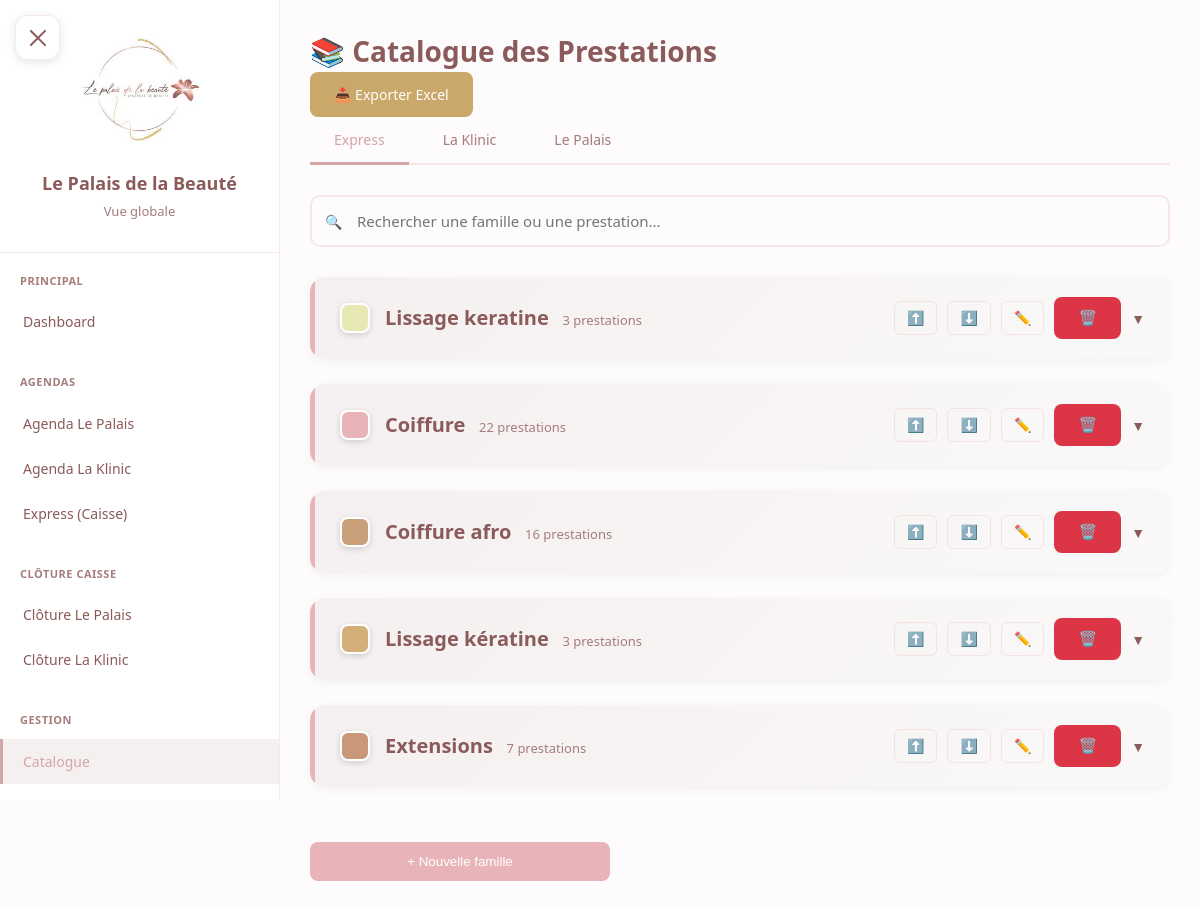
Page /gestion/catalogue/?institut=express (signed in) on the earlier database version.
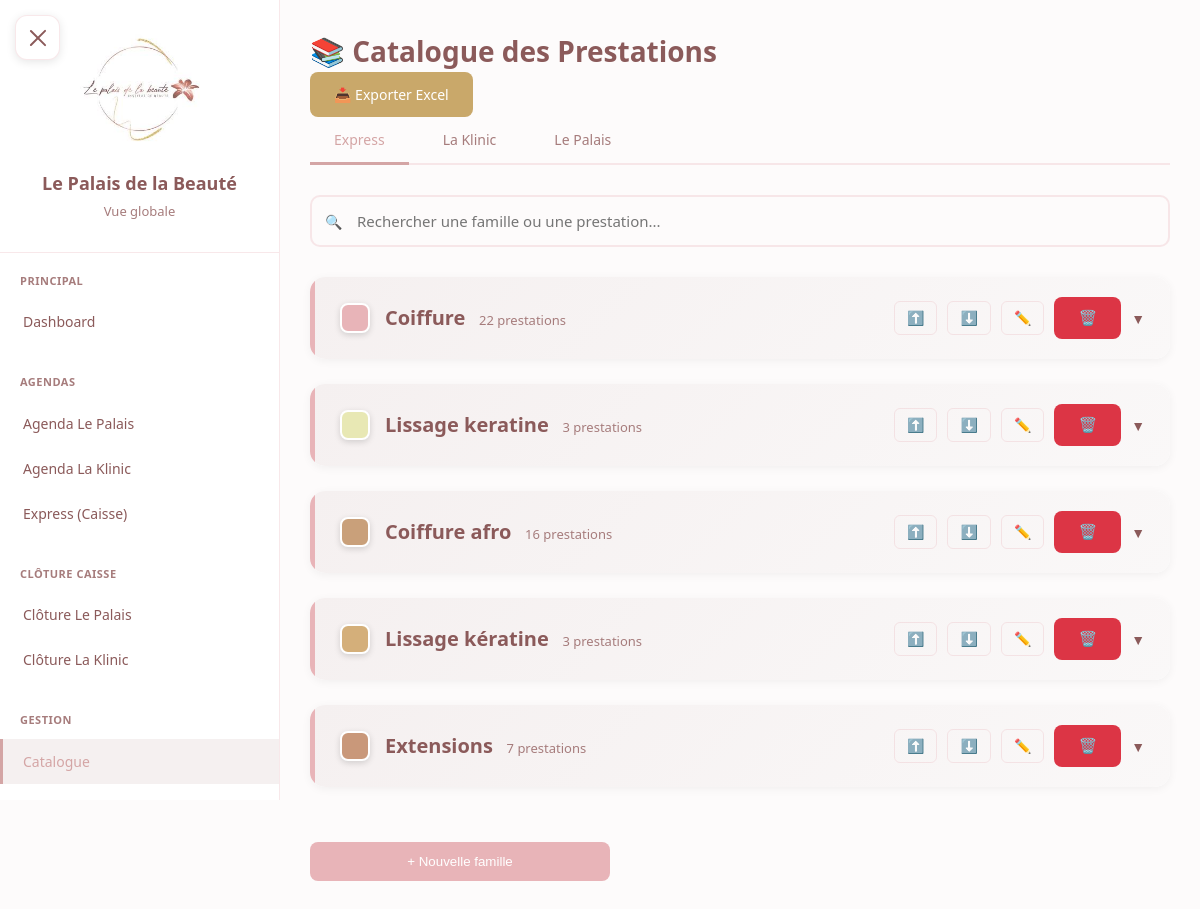
Same page on the later database version.
### core/models.py (models this page shows, shortened)
class Institut(models.Model):
    nom = models.CharField(max_length=100)
    code = models.CharField(max_length=20, unique=True)  # 'palais', 'klinic', 'express'
    a_agenda = models.BooleanField(default=True)  # False pour Express
    heure_ouverture = models.TimeField(default='07:00')
    heure_fermeture = models.TimeField(default='23:00')
    fond_caisse = models.IntegerField(default=30000)  # Montant en CFA
    actif = models.BooleanField(default=True)
    class Meta:
        verbose_name = "Institut"
        verbose_name_plural = "Instituts"

class FamillePrestation(models.Model):
    nom = models.CharField(max_length=100)
    institut = models.ForeignKey(Institut, on_delete=models.CASCADE, related_name='familles')
    couleur = models.CharField(
        max_length=7,
        default='#e8b4b8',
        help_text="Couleur hexadécimale pour l'affichage dans l'agenda"
    )
    ordre_affichage = models.IntegerField(default=0, help_text="Ordre d'affichage dans le catalogue")
    actif = models.BooleanField(default=True)
    date_creation = models.DateTimeField(default=timezone.now)
    date_modification = models.DateTimeField(auto_now=True)
    class Meta:
        verbose_name = "Famille de prestation"
        verbose_name_plural = "Familles de prestations"
        ordering = ['institut', 'ordre_affichage', 'nom']
        unique_together = ['nom', 'institut']
    def get_prestations_count(self):
        return self.prestations.count()

### gestion/views.py (the view)
# urls.py: path('catalogue/', views.catalogue_view, name='catalogue'),
@login_required
@role_required(['patron'])
def catalogue_view(request):
    instituts = Institut.objects.all().order_by('nom')
    institut_code = request.GET.get('institut', 'palais')
    institut_actif = Institut.objects.filter(code=institut_code).first()
    if not institut_actif:
        institut_actif = instituts.first()
    familles = FamillePrestation.objects.filter(
        institut=institut_actif
    ).prefetch_related(
        'prestations'
    ).order_by('ordre_affichage', 'nom')
    recherche = request.GET.get('q', '').strip()
    if recherche:
        familles = familles.filter(
            Q(nom__icontains=recherche) |
            Q(prestations__nom__icontains=recherche)
        ).distinct()
    return render(request, 'gestion/catalogue.html', {
        'instituts': instituts,
        'institut_actif': institut_actif,
        'familles': familles,
        'recherche': recherche,
    })

### core/models.py (called while the page is built)
    def is_patron(self):
        return self.role == 'patron'

    def get_duree_display(self):
        if self.duree_minutes:
            minutes = self.duree_minutes
        elif self.duree:
            minutes = int(float(self.duree) * 60)
        else:
            return "-"
        heures = minutes // 60
        mins = minutes % 60
        if heures > 0 and mins > 0:
            return f"{heures}h{mins:02d}"
        elif heures > 0:
            return f"{heures}h"
        else:
            return f"{mins} min"

    def is_option(self):
        return self.type_prestation == 'option'

    def is_forfait(self):
        return self.type_prestation == 'forfait' or self.est_forfait

### templates/gestion/catalogue.html (shortened to what this page needs)
{% extends 'base.html' %}
{% block content %}
<div class="page-container">
    <div class="catalogue-header">
        <h1 class="catalogue-title">📚 Catalogue des Prestations</h1>
        <div class="header-actions">
            <a href="{% url 'gestion:export_catalogue_excel' %}?institut={{ institut_actif.code }}" class="btn-export">📥 Exporter Excel</a>
        </div>
    </div>
    <div class="institut-tabs">
        {% for institut in instituts %}
        <a href="?institut={{ institut.code }}"
           class="institut-tab {% if institut_actif.code == institut.code %}active{% endif %}">
            {{ institut.nom }}
        </a>
        {% endfor %}
    </div>
    <div class="search-bar">
        <span class="search-icon">🔍</span>
        <input type="text"
               class="search-input"
               placeholder="Rechercher une famille ou une prestation..."
               value="{{ recherche }}">
    </div>
    <div id="famillesContainer">
    {% if familles %}
        {% for famille in familles %}
        <div class="famille-card" draggable="true" data-famille-id="{{ famille.id }}">
            <div class="famille-header" onclick="toggleFamille({{ famille.id }})">
                <div class="famille-info">
                    <div class="famille-color-badge" style="background-color: {{ famille.couleur }}"></div>
                    <div>
                        <span class="famille-nom">{{ famille.nom }}</span>
                        <span class="famille-count">{{ famille.get_prestations_count }} prestation{{ famille.get_prestations_count|pluralize }}</span>
                    </div>
                </div>
                <div class="famille-actions" onclick="event.stopPropagation()">
                    <button class="btn-icon" onclick="deplacerFamille({{ famille.id }}, 'up')" title="Monter">⬆️</button>
                    <button class="btn-icon" onclick="deplacerFamille({{ famille.id }}, 'down')" title="Descendre">⬇️</button>
                    <button class="btn-icon" onclick="ouvrirModalModifierFamille({{ famille.id }}, '{{ famille.nom }}', '{{ famille.couleur }}')" title="Modifier">✏️</button>
                    <button class="btn-icon btn-danger" onclick="ouvrirModalSupprimerFamille({{ famille.id }})" title="Supprimer">🗑️</button>
                    <span class="toggle-icon" id="toggle-{{ famille.id }}">▼</span>
                </div>
            </div>
        </div>
        {% endfor %}
    {% endif %}
    </div>
    <button class="btn-add" style="max-width: 300px; margin: 30px auto;" onclick="ouvrirModalNouvelleFamille()">
        + Nouvelle famille
    </button>
</div>
{% endblock %}

Differences in the rows shown:
changed FamillePrestation "Coiffure": moves up the list
